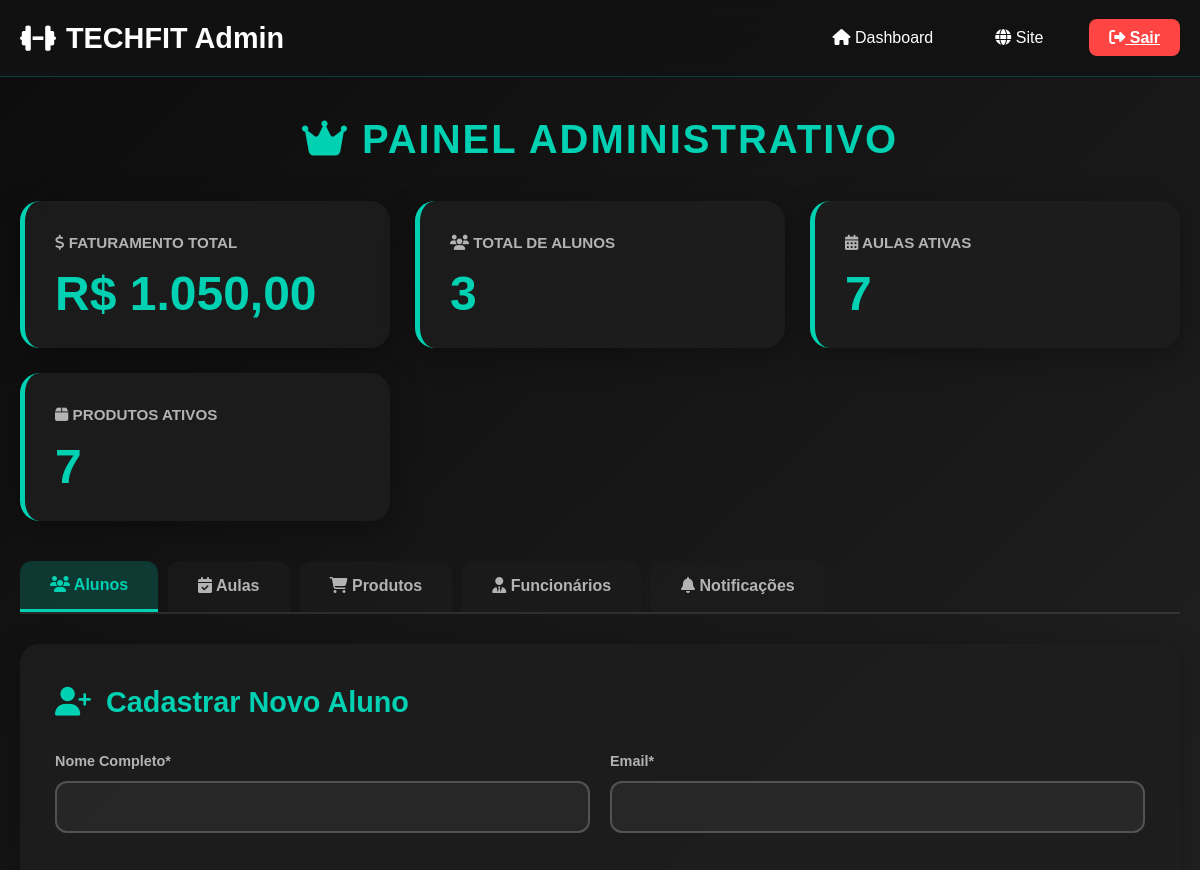
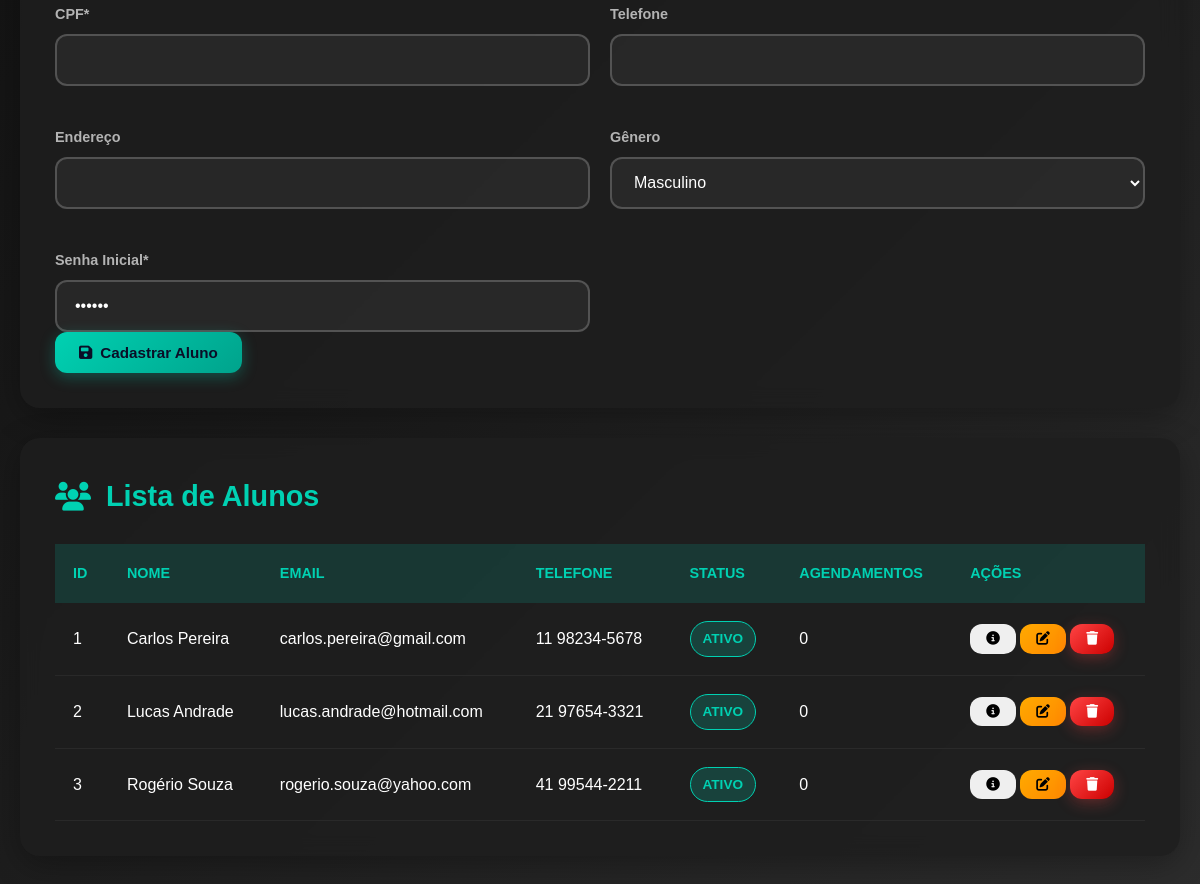
Screenshot of /admin.php (signed in) with the database file from the repository (2 pictures, top to bottom).
### tables this page shows
CREATE TABLE cliente (
    id_cliente INT AUTO_INCREMENT PRIMARY KEY,
    nome_cliente VARCHAR(255) NOT NULL,
    email VARCHAR(255) NOT NULL UNIQUE,
    endereco VARCHAR(200) NOT NULL,
    telefone VARCHAR(20) NOT NULL,
    genero VARCHAR(10) NOT NULL,
    cpf VARCHAR(15) NOT NULL UNIQUE,
    status VARCHAR(20) DEFAULT 'ativo',
    data_cadastro TIMESTAMP DEFAULT CURRENT_TIMESTAMP
);

### admin.php (the view, shortened to what this page needs)
<?php
$conn = Connection::getInstance();
$totalAlunos = $conn->query("SELECT COUNT(*) as total FROM cliente")->fetch(PDO::FETCH_ASSOC)['total'] ?? 0;
$faturamento = $conn->query("SELECT COALESCE(SUM(valor_pago), 0) as total FROM pagamento")->fetch(PDO::FETCH_ASSOC)['total'] ?? 0;
$totalAulasAtivas = $conn->query("SELECT COUNT(*) as total FROM aulas WHERE status = 'ativa'")->fetch(PDO::FETCH_ASSOC)['total'] ?? 0;
$totalProdutos = $conn->query("SELECT COUNT(*) as total FROM produtos")->fetch(PDO::FETCH_ASSOC)['total'] ?? 0;
$alunos = $conn->query("SELECT c.*, l.nome_usuario as login_usuario, COUNT(a.id_agendamento) as total_agendamentos FROM cliente c LEFT JOIN login l ON c.id_cliente = l.id_cliente LEFT JOIN agendamento a ON c.id_cliente = a.id_cliente GROUP BY c.id_cliente, c.nome_cliente, c.email, c.endereco, c.telefone, c.genero, c.cpf, c.status, c.data_cadastro, l.nome_usuario ORDER BY c.nome_cliente")->fetchAll(PDO::FETCH_ASSOC);
?>
<!DOCTYPE html>
<html lang="pt-BR">
<head>
    <link rel="stylesheet" href="https://cdnjs.cloudflare.com/ajax/libs/font-awesome/6.5.2/css/all.min.css">
    <link rel="stylesheet" href="assets/css/admin.css">
</head>
<body>
    <header class="header">
        <div class="header-container">
            <a href="admin.php" class="logo">
                <i class="fas fa-dumbbell"></i> TECHFIT Admin
            </a>
            <nav>
                <ul class="nav-links">
                    <li><a href="admin.php" class="nav-link"><i class="fas fa-home"></i> Dashboard</a></li>
                    <li><a href="inicio.html" class="nav-link"><i class="fas fa-globe"></i> Site</a></li>
                    <li><a href="logout.php" class="btn-logout"><i class="fas fa-sign-out-alt"></i> Sair</a></li>
                </ul>
            </nav>
        </div>
    </header>
    <main class="container">
        <h1 class="page-title"><i class="fas fa-crown"></i> Painel Administrativo</h1>
        <section class="stats-grid">
            <div class="stat-card">
                <h4><i class="fas fa-dollar-sign"></i> Faturamento Total</h4>
                <p class="value">R$ <?php echo number_format($faturamento, 2, ',', '.'); ?></p>
            </div>
            <div class="stat-card">
                <h4><i class="fas fa-users"></i> Total de Alunos</h4>
                <p class="value"><?php echo $totalAlunos; ?></p>
            </div>
            <div class="stat-card">
                <h4><i class="fas fa-calendar-alt"></i> Aulas Ativas</h4>
                <p class="value"><?php echo $totalAulasAtivas; ?></p>
            </div>
            <div class="stat-card">
                <h4><i class="fas fa-box"></i> Produtos Ativos</h4>
                <p class="value"><?php echo $totalProdutos; ?></p>
            </div>
        </section>
        <div class="tabs-container">
            <div class="tabs">
                <button class="tab active" onclick="openTab(event, 'tab-alunos')">
                    <i class="fas fa-users"></i> Alunos
                </button>
                <button class="tab" onclick="openTab(event, 'tab-aulas')">
                    <i class="fas fa-calendar-check"></i> Aulas
                </button>
                <button class="tab" onclick="openTab(event, 'tab-produtos')">
                    <i class="fas fa-shopping-cart"></i> Produtos
                </button>
                <button class="tab" onclick="openTab(event, 'tab-funcionarios')">
                    <i class="fas fa-user-tie"></i> Funcionários
                </button>
                <button class="tab" onclick="openTab(event, 'tab-notificacoes')">
                    <i class="fas fa-bell"></i> Notificações
                </button>
            </div>
            <div id="tab-alunos" class="tab-content active">
                <div class="panel">
                    <h2><i class="fas fa-user-plus"></i> Cadastrar Novo Aluno</h2>
                    <form method="POST" action="">
                        <div class="form-grid">
                            <div class="form-group">
                                <label class="form-label">Nome Completo*</label>
                                <input type="text" name="nome" class="form-control" required>
                            </div>
                            <div class="form-group">
                                <label class="form-label">Email*</label>
                                <input type="email" name="email" class="form-control" required>
                            </div>
                            <div class="form-group">
                                <label class="form-label">CPF*</label>
                                <input type="text" name="cpf" class="form-control" maxlength="14" required>
                            </div>
                            <div class="form-group">
                                <label class="form-label">Telefone</label>
                                <input type="text" name="telefone" class="form-control" maxlength="15">
                            </div>
                            <div class="form-group">
                                <label class="form-label">Endereço</label>
                                <input type="text" name="endereco" class="form-control">
                            </div>
                            <div class="form-group">
                                <label class="form-label">Gênero</label>
                                <select name="genero" class="form-select">
                                    <option value="Masculino">Masculino</option>
                                </select>
                            </div>
                            <div class="form-group">
                                <label class="form-label">Senha Inicial*</label>
                                <input type="password" name="senha" class="form-control" value="123456" required>
                            </div>
                        </div>
                        <button type="submit" class="btn btn-primary">
                            <i class="fas fa-save"></i> Cadastrar Aluno
                        </button>
                    </form>
                </div>
                <div class="panel">
                    <h2><i class="fas fa-users"></i> Lista de Alunos</h2>
                    <?php if (!empty($alunos)): ?>
                        <div class="table-container">
                            <table class="data-table">
                                <thead>
                                    <tr>
                                        <th>ID</th>
                                        <th>Nome</th>
                                        <th>Email</th>
                                        <th>Telefone</th>
                                        <th>Status</th>
                                        <th>Agendamentos</th>
                                        <th>Ações</th>
                                    </tr>
                                </thead>
                                <tbody>
                                    <?php foreach ($alunos as $aluno): ?>
                                        <tr>
                                            <td><?php echo $aluno['id_cliente']; ?></td>
                                            <td><?php echo htmlspecialchars($aluno['nome_cliente']); ?></td>
                                            <td><?php echo htmlspecialchars($aluno['email']); ?></td>
                                            <td><?php echo htmlspecialchars($aluno['telefone'] ?? '-'); ?></td>
                                            <td>
                                                <span class="badge badge-<?php echo $aluno['status'] === 'ativo' ? 'success' : 'danger'; ?>">
                                                    <?php echo strtoupper($aluno['status']); ?>
                                                </span>
                                            </td>
                                            <td><?php echo $aluno['total_agendamentos']; ?></td>
                                            <td>
                                                <button class="btn btn-info btn-sm" onclick="alert('Usuário de Login: <?php echo addslashes($aluno['login_usuario'] ?? 'Não cadastrado'); ?>')" title="Ver usuário de login">
                                                    <i class="fas fa-info-circle"></i>
                                                </button>
                                                <button onclick="editarAluno(<?php echo htmlspecialchars(json_encode($aluno)); ?>)" class="btn btn-warning btn-sm" title="Editar aluno">
                                                    <i class="fas fa-edit"></i>
                                                </button>
                                                <form method="POST" style="display:inline;" onsubmit="return confirm('Excluir este aluno permanentemente?');">
                                                    <button type="submit" class="btn btn-danger btn-sm" title="Excluir aluno">
                                                        <i class="fas fa-trash"></i>
                                                    </button>
                                                </form>
                                            </td>
                                        </tr>
                                    <?php endforeach; ?>
                                </tbody>
                            </table>
                        </div>
                    <?php endif; ?>
                </div>
            </div>
        </div>
    </main>
</body>
</html>

### rows the page displays
cliente: id_cliente "1", nome_cliente "Carlos Pereira", email "carlos.pereira@gmail.com", telefone "11 98234-5678", status "ATIVO", total_agendamentos "0"
cliente: id_cliente "2", nome_cliente "Lucas Andrade", email "lucas.andrade@hotmail.com", telefone "21 97654-3321", status "ATIVO", total_agendamentos "0"
cliente: id_cliente "3", nome_cliente "Rogério Souza", email "rogerio.souza@yahoo.com", telefone "41 99544-2211", status "ATIVO", total_agendamentos "0"

### other values shown
$faturamento "1.050,00"
$totalAlunos "3"
$totalAulasAtivas "7"
$totalProdutos "7"
